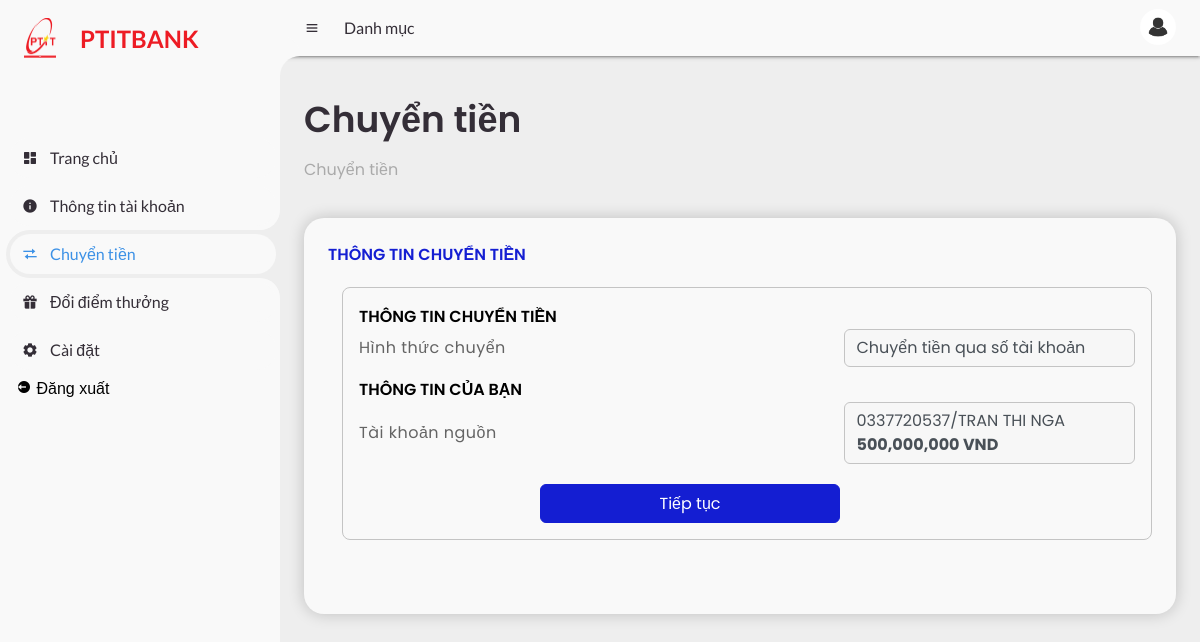
/account/transfer-money (signed in), run on an earlier commit of the app's database.
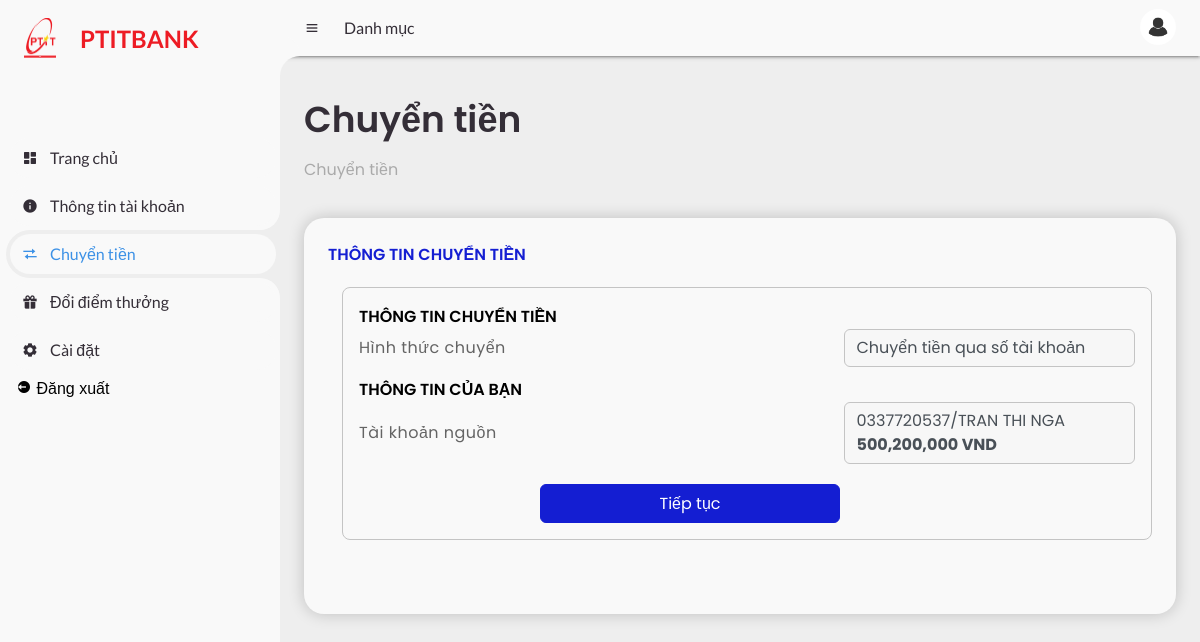
And on a later commit of the database.
### tables this page shows
CREATE TABLE "Account" (
    AccountID TEXT,
    CustomerID TEXT,
    Username TEXT NOT NULL,
    Password TEXT NOT NULL,
    AccountType TEXT,
    Balance DECIMAL(15, 2),
    DateOpened DATE,
    accountNumber TEXT UNIQUE,
    Status TEXT,
    PinCode TEXT,
    creditScored INTEGER
);

### app/routes/home_route.py (the view)
@home_bp.route("/account/transfer-money")
def transfer_money():
    from app.services.account_service import get_detail_account, remove_accents
    account_id = session.get("account_id")
    message, category, [account, customer] = get_detail_account(account_id)
    if category == "danger":
        flash(message, category)
        return redirect(url_for("auth.login"))
    customer.FirstName = remove_accents(customer.FirstName.upper())
    customer.LastName = remove_accents(customer.LastName.upper())
    return render_template("transfer_money.html", account=account, customer=customer)

### app/services/account_service.py (called while the page is built)
def get_detail_account(account_id):
    if not account_id:
        return "Bạn chưa đăng nhập", "danger", [None, None]
    account = Account.query.get(account_id)
    if not account:
        return "Tài khoản không tồn tại", "danger", [None, None]
    customer = Customer.query.filter_by(CustomerID=account.CustomerID).first()
    return "", "success", [account, customer]

def remove_accents(input_str):
    nfkd_form = unicodedata.normalize("NFKD", input_str)
    return "".join([c for c in nfkd_form if not unicodedata.combining(c)])

### app/templates/transfer_money.html (shortened to what this page needs)
<!DOCTYPE html>
<html lang="en">
  <head>
    <link
      href="https://unpkg.com/boxicons@2.0.9/css/boxicons.min.css"
      rel="stylesheet"
    />
    <link rel="stylesheet" href="../static/css/transfer_money.css" />
  </head>
  <body>
    <section id="sidebar">
      <a href="/" class="brand">
        <div class="logo"></div>
        <span class="text">PTITBANK</span>
      </a>
      <ul class="side-menu top">
        <li>
          <a href="/">
            <i class="bx bxs-dashboard"></i>
            <span class="text">Trang chủ</span>
          </a>
        </li>
        <li>
          <a href="/account/profile">
            <i class="bx bxs-info-circle"></i>
            <span class="text">Thông tin tài khoản</span>
          </a>
        </li>
        <li class="active">
          <a href="#">
            <i class="bx bx-transfer"></i>
            <span class="text">Chuyển tiền</span>
          </a>
        </li>
        <li>
          <a href="/account/credit-score">
            <i class="bx bxs-gift"></i>
            <span class="text">Đổi điểm thưởng</span>
          </a>
        </li>
        <li>
          <a href="/account/settings">
            <i class="bx bxs-cog"></i>
            <span class="text">Cài đặt</span>
          </a>
        </li>
        <form action="{{ url_for('auth.logout') }}" method="POST">
          <li>
            <button type="submit" class="logout">
              <i class="bx bxs-log-out-circle"></i>
              <span class="text">Đăng xuất</span>
            </button>
          </li>
        </form>
      </ul>
    </section>
    <section id="content">
      <nav>
        <i class="bx bx-menu"></i>
        <a href="#" class="nav-link">Danh mục</a>
        <a href="/account/profile" class="profile">
          <img src="../static/images/avatar_user.png" />
        </a>
      </nav>
      <main>
        <div class="head-title">
          <div class="left">
            <h1>Chuyển tiền</h1>
            <ul class="breadcrumb">
              <li>
                <a href="#">Chuyển tiền</a>
              </li>
            </ul>
          </div>
        </div>
        <ul class="box-info">
          <li>
            <div class="my-info">
              <div class="my-info-title">Thông tin chuyển tiền</div>
              <div class="detail-wrapper">
                <div class="detail">
                  <div class="detail-title">Thông tin chuyển tiền</div>
                  <div class="method-wrapper">
                    <div class="method-text">Hình thức chuyển</div>
                    <div class="method-detail">
                      Chuyển tiền qua số tài khoản
                    </div>
                  </div>
                </div>
                <div class="detail">
                  <div class="detail-title">Thông tin của bạn</div>
                  <div class="method-wrapper">
                    <div class="method-text">Tài khoản nguồn</div>
                    <div class="method-detail my-account-info">
                      <div class="main-account">
                        {{account.accountNumber}}/{{customer.FirstName + " " +
                        customer.LastName}}
                      </div>
                      <div class="amount">
                        <strong
                          >{{'{:,.0f}'.format(account.Balance)}} VND</strong
                        >
                      </div>
                    </div>
                  </div>
                </div>
                <a
                  style="display: block"
                  href="/account/transfer-money/confirm-receiver-info"
                  class="my-info-confirm"
                  >Tiếp tục</a
                >
              </div>
            </div>
          </li>
        </ul>
      </main>
    </section>
  </body>
</html>

What changed in the data, as far as the page shows it:
changed Account: Balance "500,000,000" → "500,200,000"
